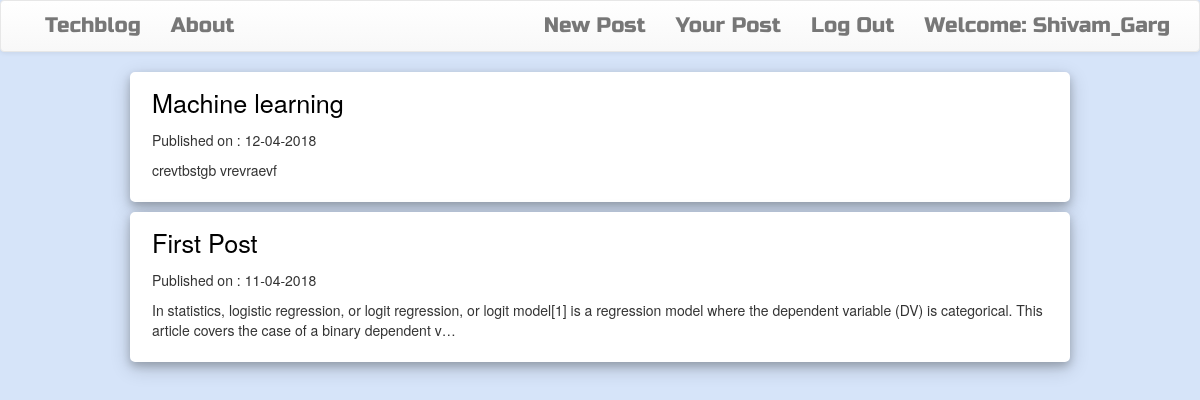
Screenshot of / (signed in) with the database file from the repository.
### blog/models.py (models this page shows, shortened)
class Post(models.Model):
    author = models.ForeignKey('auth.User', on_delete=models.CASCADE)
    title = models.CharField(max_length=200)
    text = models.TextField()
    created_date = models.DateTimeField(default=timezone.now)
    published_date = models.DateTimeField(blank=True, null=True)

### blog/views.py (the view)
# urls.py: path('',views.PostListView.as_view(),name='post_list'),
class PostListView(ListView):
    model=Post
    def get_queryset(self):
        return Post.objects.filter(published_date__lte=timezone.now()).order_by('-published_date')

### blog/templates/blog/post_list.html (shortened to what this page needs)
{% extends "blog/base.html" %}
{% block content %}
<div class="centerstage">
  {% for post in post_list %}
  <div class="extra">
    <p ><a class="para1" href="{% url 'post_detail' pk=post.pk %}">{{post.title}}</a></p>
    <div class="date">
      <p>Published on : {{post.published_date|date:'d-m-Y'}}</p>
      <p>{{post.text|truncatechars:200}}</p>
     </div>
  </div>
  {% endfor %}
</div>
{% endblock %}

### blog/templates/blog/base.html (shortened to what this page needs)
<!DOCTYPE html>
{% load staticfiles %}
{% load widget_tweaks %}
<html lang="en" dir="ltr">
  <head>
    <link rel="stylesheet" href="https://maxcdn.bootstrapcdn.com/bootstrap/3.3.7/css/bootstrap.min.css">
    <link rel="stylesheet" href="https://maxcdn.bootstrapcdn.com/bootstrap/3.3.7/css/bootstrap-theme.min.css">
    <link rel="stylesheet" href="//cdn.jsdelivr.net/npm/medium-editor@latest/dist/css/medium-editor.min.css" type="text/css" media="screen" charset="utf-8">
    <link rel="stylesheet" href="{% static 'css/blog.css' %}">
  </head>
  <body>
    <nav class="navbar navbar-default techfont custom-navbar">
      <div class="container">
        <ul class="nav navbar-nav">
          <li ><a class="first" href="{% url 'post_list' %}">Techblog</a></li>
          <li><a  href="{% url 'about' %}">About</a></li>
        </ul>
        <ul class='nav navbar-nav navbar-right'>
          {% if user.is_authenticated %}
          <li>
            <a class="" href="{% url 'post_new' %}">New Post</a>
          </li>
          <li>
            <a href="{% url 'post_draft_list' %}">Your Post</a>
          </li>
          <li>
            <a href="{% url 'logout' %}">Log Out</a>
          </li>
          <li>
            <a >Welcome: {{user.username}}</a>
          </li>
          {% endif %}
        </ul>
      </div>
    </nav>
      <div class="content container">
        <div class="">
          <div class="">
            <div class="blog_posts">
              {% block content %}
              {% endblock %}
            </div>
          </div>
        </div>
      </div>
  </body>
</html>

### blog/static/css/blog.css (style rules this page uses)
.para1 { font-size: 1.8em; color: black; }
.first { font-size: 1em; }
body { background-color: #d6e4f9; }
.extra { background-color: white; width=500px; box-shadow: 0 4px 8px 0 rgba(0, 0, 0, 0.2), 0 6px 20px 0 rgba(0, 0, 0, 0.19); border: 2px solid white; border-radius: 5px; margin: 10px 50px 10px 50px; padding-top: 10px; padding-right: 10px; padding-bottom: 10px; padding-left: 20px; }
.first { color:lightblue; }
.techfont { font-family: 'Russo One',sans-serif; font-size: 1.5em; margin-bottom: 10px; }
.centerstage { margin-right: 50px; margin-left: 50px; }

### rows the page displays
Post: title "Machine learning", published_date "12-04-2018", text "crevtbstgb vrevraevf"
Post: title "First Post", published_date "11-04-2018", text "In statistics, logistic regression, or logit regression, or logit model[1] is a regression model where the dependent variable (DV) is categorical. This article covers the case of a binary dependent v…"

### other values shown
{{ user.username }} "Shivam_Garg"
